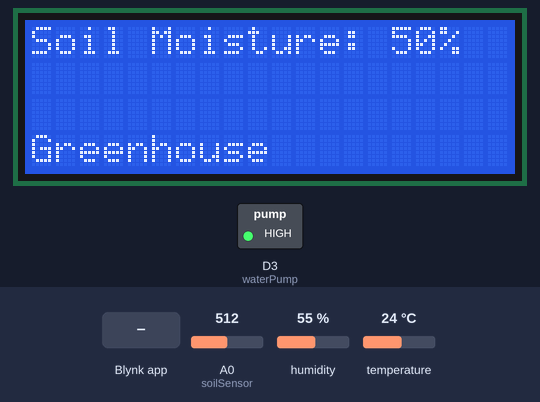
Recording of a sketch running on a simulated ESP8266 (NodeMCU). Parts: 20×4 character LCD, switched loads named in the sketch (green lamp = pin HIGH). The test bench sets the inputs (shaded band); at power-on: humidity 55 %, A0 (soilSensor) = 512, temperature 24 °C. WiFi joins after 1.5 s; servers stay silent unless stated; what the sketch prints to the serial monitor is not drawn.

Above: at 3.0 s.
3.1 s: Blynk app writes 1 to V1
At 5.1 s:
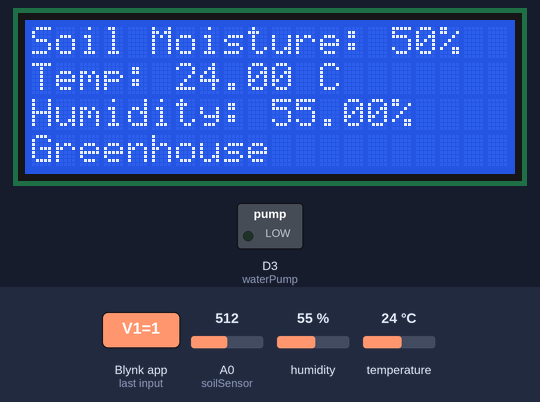
5.4 s: Blynk app writes 0 to V1
At 6.6 s:
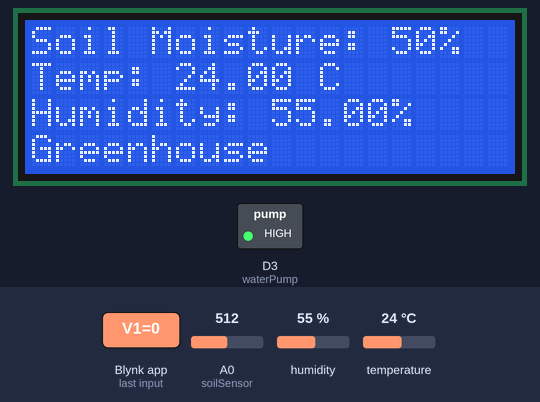
6.9 s: humidity set to 22 %
At 8.4 s:
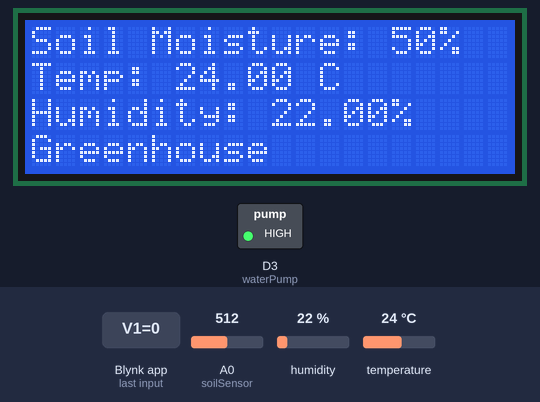
9.4 s: A0 (soilSensor) set to 716
11.0 s: temperature set to 12 °C
At 12.6 s:
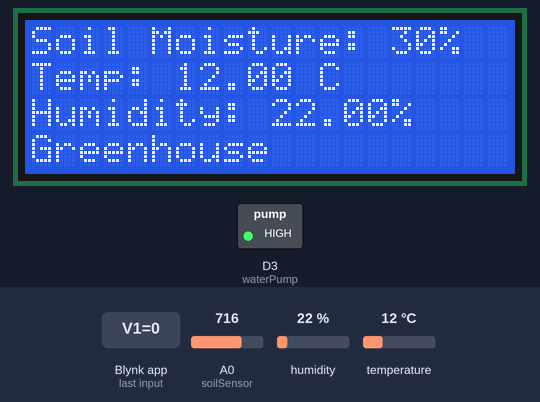
13.4 s: A0 (soilSensor) set to 900
At 14.0 s:
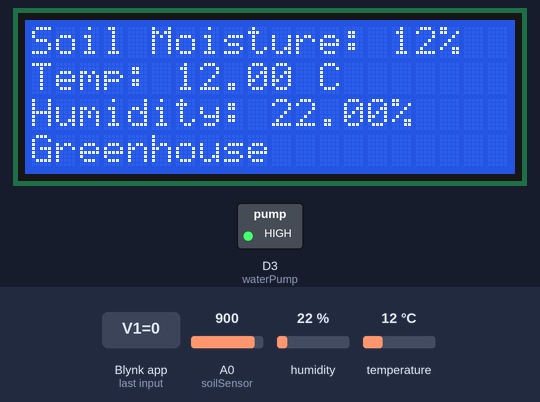
Timing chart, 0 to 16.0 s (numbered marks = the images above; inputs shaded):
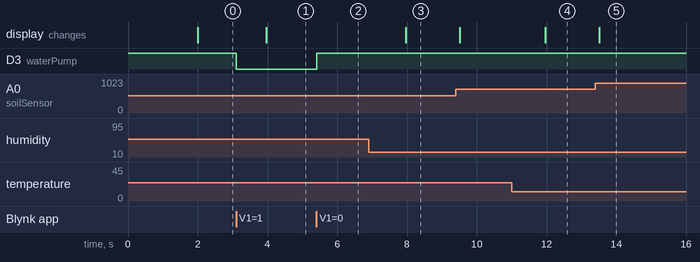

The sketch:

esp8266-greenhouse.ino
```cpp
#define BLYNK_TEMPLATE_ID "xxx"
#define BLYNK_TEMPLATE_NAME "xxx"

// Include the library files
#include <Wire.h>
#include <hd44780.h>           // Core hd44780 library
#include <hd44780ioClass/hd44780_I2Cexp.h> // I2C expander class
#include <ESP8266WiFi.h>
#include <BlynkSimpleEsp8266.h>
#include <DHT.h>               // Library untuk sensor DHT

#define BLYNK_PRINT Serial

// Initialize the LCD display
hd44780_I2Cexp lcd; // Use hd44780_I2Cexp object

// Blynk credentials
char auth[] = "xxx";   // Enter your Auth token
char ssid[] = "xxx";   // Enter your WIFI name
char pass[] = "xxx";   // Enter your WIFI password

BlynkTimer timer;
bool Relay = 0;

// Define component pins
#define soilSensor A0
#define waterPump D3
#define DHTPIN D4        // Pin untuk DHT sensor
#define DHTTYPE DHT11    // Tipe DHT sensor: DHT11 atau DHT22

DHT dht(DHTPIN, DHTTYPE);

// Function to print on LCD with clearing previous data
void printLCD(int col, int row, const String& text) {
  lcd.setCursor(col, row);
  lcd.print(text);
  for (int i = text.length(); i < 20; i++) { // Clear remaining characters
    lcd.print(" ");
  }
}

void setup() {
  Serial.begin(9600);
  pinMode(waterPump, OUTPUT);
  digitalWrite(waterPump, HIGH);

  // Initialize LCD
  int status = lcd.begin(20, 4); // 20 columns, 4 rows
  if (status) { // Check for initialization errors
    Serial.print("LCD initialization failed, status code: ");
    Serial.println(status);
    while (1); // Stop if LCD initialization failed
  }
  lcd.setBacklight(1); // Turn on the backlight

  // Display static text on LCD
  printLCD(0, 3, "Greenhouse"); // Display "Greenhouse" on row 3

  // Connect to Blynk
  Blynk.begin(auth, ssid, pass, "blynk.cloud", 80);
  dht.begin();  // Initialize the DHT sensor

  // Call the functions at intervals
  timer.setInterval(100L, soilMoistureSensor);
  timer.setInterval(2000L, readDHTSensor);  // Read DHT sensor every 2 seconds
}

// Get the button value
BLYNK_WRITE(V1) {
  Relay = param.asInt();

  if (Relay == 1) {
    digitalWrite(waterPump, LOW); // Turn ON water pump
    Serial.println("Water Pump: ON");
  } else {
    digitalWrite(waterPump, HIGH); // Turn OFF water pump
    Serial.println("Water Pump: OFF");
  }
}

// Get the soil moisture values
void soilMoistureSensor() {
  int value = analogRead(soilSensor);
  value = map(value, 0, 1024, 0, 100);
  value = (value - 100) * -1;

  Blynk.virtualWrite(V0, value);
  printLCD(0, 0, "Soil Moisture: " + String(value) + "%");
}

// Read temperature and humidity from DHT sensor
void readDHTSensor() {
  float h = dht.readHumidity();
  float t = dht.readTemperature();  // Celsius

  // Check if reading is valid
  if (isnan(h) || isnan(t)) {
    Serial.println("Failed to read from DHT sensor!");
    printLCD(0, 1, "Temp/Humid Error!");
    return;
  }

  // Send data to Blynk
  Blynk.virtualWrite(V2, t);  // Temperature on Virtual Pin V2
  Blynk.virtualWrite(V3, h);  // Humidity on Virtual Pin V3

  // Display data on LCD
  printLCD(0, 1, "Temp: " + String(t) + " C");
  printLCD(0, 2, "Humidity: " + String(h) + "%");
}

void loop() {
  Blynk.run();   // Run the Blynk library
  timer.run();   // Run the Blynk timer
}
```

Measured:
- after the input at 3.1 s, D3 (waterPump): HIGH → LOW at once
- after the input at 5.4 s, D3 (waterPump): LOW → HIGH at once
- after the input at 6.9 s, the display: changes after 1.1 s (image 3)
- after the input at 11.0 s, the display: changes after 0.97 s (image 4)
- after the input at 13.4 s, the display: changes after 0.11 s (image 5)
